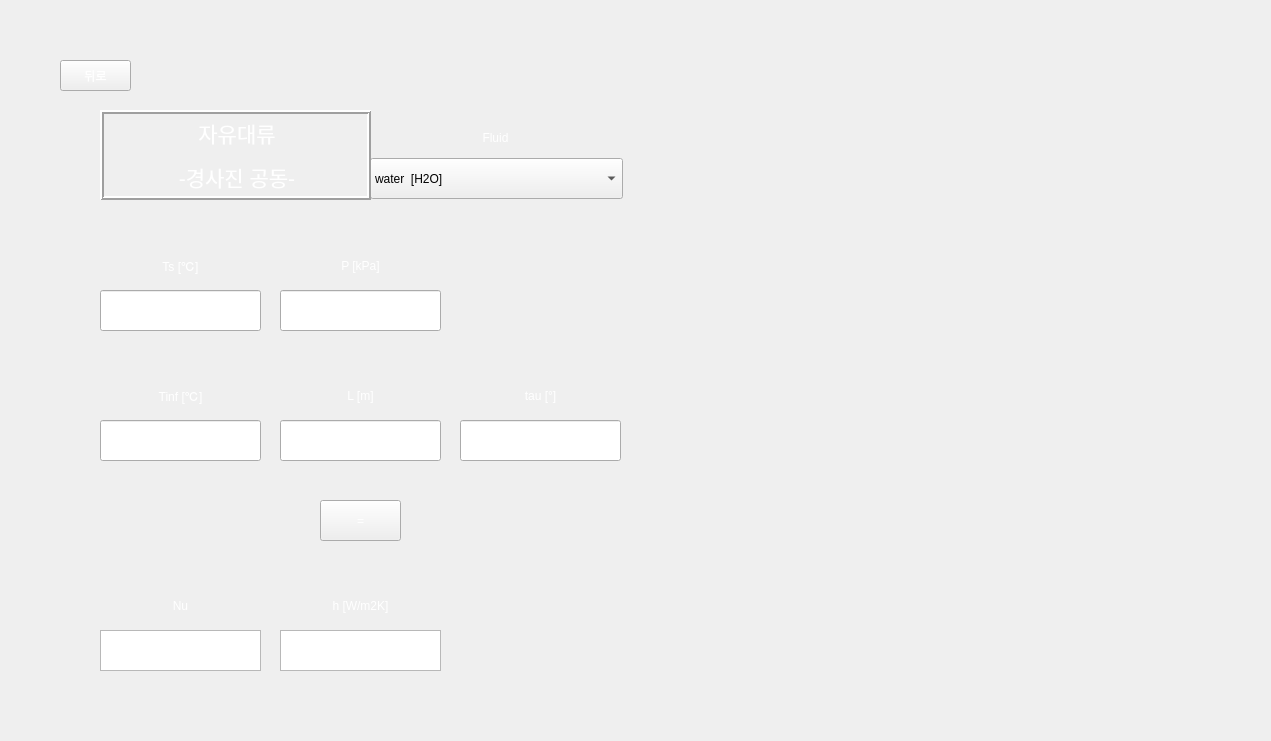
<?xml version="1.0" encoding="UTF-8"?>
<ui version="4.0">
 <class>Form</class>
 <widget class="QWidget" name="Form">
  <property name="geometry">
   <rect>
    <x>0</x>
    <y>0</y>
    <width>1271</width>
    <height>741</height>
   </rect>
  </property>
  <property name="minimumSize">
   <size>
    <width>996</width>
    <height>580</height>
   </size>
  </property>
  <property name="maximumSize">
   <size>
    <width>1271</width>
    <height>741</height>
   </size>
  </property>
  <property name="windowTitle">
   <string>Free Convection - Tited Cavity</string>
  </property>
  <property name="styleSheet">
   <string notr="true">background-image: url(:/background/하얀거.png);</string>
  </property>
  <widget class="QLineEdit" name="T1">
   <property name="geometry">
    <rect>
     <x>100</x>
     <y>290</y>
     <width>161</width>
     <height>41</height>
    </rect>
   </property>
   <property name="styleSheet">
    <string notr="true">font: 14pt &quot;맑은 고딕&quot;;
background-image: url(:/background/하얀거.png);</string>
   </property>
   <property name="text">
    <string/>
   </property>
  </widget>
  <widget class="QLineEdit" name="P">
   <property name="geometry">
    <rect>
     <x>280</x>
     <y>290</y>
     <width>161</width>
     <height>41</height>
    </rect>
   </property>
   <property name="styleSheet">
    <string notr="true">font: 14pt &quot;맑은 고딕&quot;;
background-image: url(:/background/하얀거.png);</string>
   </property>
   <property name="text">
    <string/>
   </property>
  </widget>
  <widget class="QLabel" name="label_4">
   <property name="geometry">
    <rect>
     <x>100</x>
     <y>370</y>
     <width>161</width>
     <height>51</height>
    </rect>
   </property>
   <property name="styleSheet">
    <string notr="true">color: qlineargradient(spread:pad, x1:0, y1:1, x2:1, y2:0, stop:0 rgba(255, 255, 255, 255), stop:1 rgba(255, 255, 255, 255));
background-image: url(:/background/버튼2.png);
font: 20pt &quot;맑은 고딕&quot;;</string>
   </property>
   <property name="text">
    <string>Tinf [℃]</string>
   </property>
   <property name="alignment">
    <set>Qt::AlignCenter</set>
   </property>
  </widget>
  <widget class="QLineEdit" name="T2">
   <property name="geometry">
    <rect>
     <x>100</x>
     <y>420</y>
     <width>161</width>
     <height>41</height>
    </rect>
   </property>
   <property name="styleSheet">
    <string notr="true">font: 14pt &quot;맑은 고딕&quot;;
background-image: url(:/background/하얀거.png);</string>
   </property>
   <property name="text">
    <string/>
   </property>
  </widget>
  <widget class="QPushButton" name="check">
   <property name="geometry">
    <rect>
     <x>320</x>
     <y>500</y>
     <width>81</width>
     <height>41</height>
    </rect>
   </property>
   <property name="styleSheet">
    <string notr="true">QPushButton {
color: qlineargradient(spread:pad, x1:0, y1:1, x2:1, y2:0, stop:0 rgba(255, 255, 255, 255), stop:1 rgba(255, 255, 255, 255));
background-image: url(:/background/버튼2.png);
font: 20pt &quot;맑은 고딕&quot;;
}
QPushButton:hover{
border-image: url(:/background/버튼클릭2.png);
}</string>
   </property>
   <property name="text">
    <string>=</string>
   </property>
  </widget>
  <widget class="QLabel" name="label_5">
   <property name="geometry">
    <rect>
     <x>280</x>
     <y>370</y>
     <width>161</width>
     <height>51</height>
    </rect>
   </property>
   <property name="styleSheet">
    <string notr="true">color: qlineargradient(spread:pad, x1:0, y1:1, x2:1, y2:0, stop:0 rgba(255, 255, 255, 255), stop:1 rgba(255, 255, 255, 255));
background-image: url(:/background/버튼2.png);
font: 20pt &quot;맑은 고딕&quot;;</string>
   </property>
   <property name="text">
    <string>L [m]</string>
   </property>
   <property name="alignment">
    <set>Qt::AlignCenter</set>
   </property>
  </widget>
  <widget class="QLabel" name="label">
   <property name="geometry">
    <rect>
     <x>460</x>
     <y>370</y>
     <width>161</width>
     <height>51</height>
    </rect>
   </property>
   <property name="styleSheet">
    <string notr="true">color: qlineargradient(spread:pad, x1:0, y1:1, x2:1, y2:0, stop:0 rgba(255, 255, 255, 255), stop:1 rgba(255, 255, 255, 255));
background-image: url(:/background/버튼2.png);
font: 20pt &quot;맑은 고딕&quot;;</string>
   </property>
   <property name="text">
    <string>tau [°]</string>
   </property>
   <property name="alignment">
    <set>Qt::AlignCenter</set>
   </property>
  </widget>
  <widget class="QLineEdit" name="L">
   <property name="geometry">
    <rect>
     <x>280</x>
     <y>420</y>
     <width>161</width>
     <height>41</height>
    </rect>
   </property>
   <property name="styleSheet">
    <string notr="true">font: 14pt &quot;맑은 고딕&quot;;
background-image: url(:/background/하얀거.png);</string>
   </property>
   <property name="text">
    <string/>
   </property>
  </widget>
  <widget class="QLabel" name="label_2">
   <property name="geometry">
    <rect>
     <x>280</x>
     <y>240</y>
     <width>161</width>
     <height>51</height>
    </rect>
   </property>
   <property name="styleSheet">
    <string notr="true">color: qlineargradient(spread:pad, x1:0, y1:1, x2:1, y2:0, stop:0 rgba(255, 255, 255, 255), stop:1 rgba(255, 255, 255, 255));
background-image: url(:/background/버튼2.png);
font: 20pt &quot;맑은 고딕&quot;;</string>
   </property>
   <property name="text">
    <string>P [kPa]</string>
   </property>
   <property name="alignment">
    <set>Qt::AlignCenter</set>
   </property>
  </widget>
  <widget class="QLabel" name="label_3">
   <property name="geometry">
    <rect>
     <x>100</x>
     <y>240</y>
     <width>161</width>
     <height>51</height>
    </rect>
   </property>
   <property name="styleSheet">
    <string notr="true">color: qlineargradient(spread:pad, x1:0, y1:1, x2:1, y2:0, stop:0 rgba(255, 255, 255, 255), stop:1 rgba(255, 255, 255, 255));
background-image: url(:/background/버튼2.png);
font: 20pt &quot;맑은 고딕&quot;;</string>
   </property>
   <property name="text">
    <string>Ts [℃]</string>
   </property>
   <property name="alignment">
    <set>Qt::AlignCenter</set>
   </property>
  </widget>
  <widget class="QLineEdit" name="t">
   <property name="geometry">
    <rect>
     <x>460</x>
     <y>420</y>
     <width>161</width>
     <height>41</height>
    </rect>
   </property>
   <property name="styleSheet">
    <string notr="true">font: 14pt &quot;맑은 고딕&quot;;
background-image: url(:/background/하얀거.png);</string>
   </property>
   <property name="text">
    <string/>
   </property>
  </widget>
  <widget class="QPushButton" name="pushButton">
   <property name="geometry">
    <rect>
     <x>60</x>
     <y>60</y>
     <width>71</width>
     <height>31</height>
    </rect>
   </property>
   <property name="styleSheet">
    <string notr="true">QPushButton {
color: qlineargradient(spread:pad, x1:0, y1:1, x2:1, y2:0, stop:0 rgba(255, 255, 255, 255), stop:1 rgba(255, 255, 255, 255));
background-image: url(:/background/버튼2.png);
font: 14pt &quot;맑은 고딕&quot;;
}
QPushButton:hover{
border-image: url(:/background/버튼클릭2.png);
}</string>
   </property>
   <property name="text">
    <string>뒤로</string>
   </property>
  </widget>
  <widget class="QLabel" name="label_8">
   <property name="geometry">
    <rect>
     <x>280</x>
     <y>580</y>
     <width>161</width>
     <height>51</height>
    </rect>
   </property>
   <property name="styleSheet">
    <string notr="true">color: qlineargradient(spread:pad, x1:0, y1:1, x2:1, y2:0, stop:0 rgba(255, 255, 255, 255), stop:1 rgba(255, 255, 255, 255));
background-image: url(:/background/버튼2.png);
font: 18pt &quot;맑은 고딕&quot;;</string>
   </property>
   <property name="text">
    <string>h [W/m2K]</string>
   </property>
   <property name="alignment">
    <set>Qt::AlignCenter</set>
   </property>
  </widget>
  <widget class="QTextBrowser" name="textBrowser_2">
   <property name="geometry">
    <rect>
     <x>280</x>
     <y>630</y>
     <width>161</width>
     <height>41</height>
    </rect>
   </property>
   <property name="styleSheet">
    <string notr="true">font: 14pt &quot;맑은 고딕&quot;;
background-image: url(:/background/하얀거.png);</string>
   </property>
  </widget>
  <widget class="QLabel" name="label_6">
   <property name="geometry">
    <rect>
     <x>100</x>
     <y>580</y>
     <width>161</width>
     <height>51</height>
    </rect>
   </property>
   <property name="styleSheet">
    <string notr="true">color: qlineargradient(spread:pad, x1:0, y1:1, x2:1, y2:0, stop:0 rgba(255, 255, 255, 255), stop:1 rgba(255, 255, 255, 255));
background-image: url(:/background/버튼2.png);
font: 20pt &quot;맑은 고딕&quot;;</string>
   </property>
   <property name="text">
    <string>Nu</string>
   </property>
   <property name="alignment">
    <set>Qt::AlignCenter</set>
   </property>
  </widget>
  <widget class="QTextBrowser" name="textBrowser">
   <property name="geometry">
    <rect>
     <x>100</x>
     <y>630</y>
     <width>161</width>
     <height>41</height>
    </rect>
   </property>
   <property name="styleSheet">
    <string notr="true">font: 14pt &quot;맑은 고딕&quot;;
background-image: url(:/background/하얀거.png);</string>
   </property>
  </widget>
  <widget class="QLabel" name="label_7">
   <property name="geometry">
    <rect>
     <x>370</x>
     <y>112</y>
     <width>251</width>
     <height>51</height>
    </rect>
   </property>
   <property name="styleSheet">
    <string notr="true">color: qlineargradient(spread:pad, x1:0, y1:1, x2:1, y2:0, stop:0 rgba(255, 255, 255, 255), stop:1 rgba(255, 255, 255, 255));
background-image: url(:/background/버튼2.png);
font: 20pt &quot;맑은 고딕&quot;;</string>
   </property>
   <property name="text">
    <string>Fluid</string>
   </property>
   <property name="alignment">
    <set>Qt::AlignCenter</set>
   </property>
  </widget>
  <widget class="QLabel" name="label_9">
   <property name="geometry">
    <rect>
     <x>0</x>
     <y>0</y>
     <width>1271</width>
     <height>741</height>
    </rect>
   </property>
   <property name="styleSheet">
    <string notr="true">image: url(:/background/배경2.png);</string>
   </property>
   <property name="text">
    <string/>
   </property>
  </widget>
  <widget class="QLabel" name="label_10">
   <property name="geometry">
    <rect>
     <x>680</x>
     <y>50</y>
     <width>541</width>
     <height>641</height>
    </rect>
   </property>
   <property name="styleSheet">
    <string notr="true">image: url(:/background/Tilter cavity.PNG);</string>
   </property>
   <property name="text">
    <string/>
   </property>
  </widget>
  <widget class="QLabel" name="label_11">
   <property name="geometry">
    <rect>
     <x>700</x>
     <y>390</y>
     <width>501</width>
     <height>261</height>
    </rect>
   </property>
   <property name="styleSheet">
    <string notr="true">image: url(:/background/Tilter cavity-2.PNG);</string>
   </property>
   <property name="text">
    <string/>
   </property>
  </widget>
  <widget class="QComboBox" name="fluid_2">
   <property name="geometry">
    <rect>
     <x>370</x>
     <y>158</y>
     <width>253</width>
     <height>41</height>
    </rect>
   </property>
   <property name="styleSheet">
    <string notr="true">background-image: url(:/background/하얀거.png);
font: 11pt &quot;맑은 고딕&quot;;</string>
   </property>
   <item>
    <property name="text">
     <string>water  [H2O]</string>
    </property>
   </item>
   <item>
    <property name="text">
     <string>air</string>
    </property>
   </item>
   <item>
    <property name="text">
     <string>1-Butene  [C4H8]</string>
    </property>
   </item>
   <item>
    <property name="text">
     <string>Acetone  [C3H6O]</string>
    </property>
   </item>
   <item>
    <property name="text">
     <string>Ammonia  [NH3]</string>
    </property>
   </item>
   <item>
    <property name="text">
     <string>Argon  [Ar]</string>
    </property>
   </item>
   <item>
    <property name="text">
     <string>Benzene  [C6H6]</string>
    </property>
   </item>
   <item>
    <property name="text">
     <string>CarbonDioxide  [CO2]</string>
    </property>
   </item>
   <item>
    <property name="text">
     <string>CarbonMonoxide  [CO]</string>
    </property>
   </item>
   <item>
    <property name="text">
     <string>CarbonylSulfide  [COS]</string>
    </property>
   </item>
   <item>
    <property name="text">
     <string>CycloHexane  [C6H12]</string>
    </property>
   </item>
   <item>
    <property name="text">
     <string>CycloPropane  [C3H6]</string>
    </property>
   </item>
   <item>
    <property name="text">
     <string>Cyclopentane  [C5H10]</string>
    </property>
   </item>
   <item>
    <property name="text">
     <string>D4  [C8H24O4Si4]</string>
    </property>
   </item>
   <item>
    <property name="text">
     <string>D5  [C10H30O5Si5]</string>
    </property>
   </item>
   <item>
    <property name="text">
     <string>D6  [C12H36O6Si6]</string>
    </property>
   </item>
   <item>
    <property name="text">
     <string>Deuterium  [D2]</string>
    </property>
   </item>
   <item>
    <property name="text">
     <string>Dichloroethane  [C2Cl2H4]</string>
    </property>
   </item>
   <item>
    <property name="text">
     <string>DiethylEther  [C4H10O]</string>
    </property>
   </item>
   <item>
    <property name="text">
     <string>DimethylCarbonate  [C3H6O3]</string>
    </property>
   </item>
   <item>
    <property name="text">
     <string>DimethylEther  [C2H6O]</string>
    </property>
   </item>
   <item>
    <property name="text">
     <string>Ethane  [C2H6]</string>
    </property>
   </item>
   <item>
    <property name="text">
     <string>Ethanol  [C2H6O]</string>
    </property>
   </item>
   <item>
    <property name="text">
     <string>EthylBenzene  [C8H10]</string>
    </property>
   </item>
   <item>
    <property name="text">
     <string>Ethylene  [C2H4]</string>
    </property>
   </item>
   <item>
    <property name="text">
     <string>EthyleneOxide  [C2H4O]</string>
    </property>
   </item>
   <item>
    <property name="text">
     <string>Fluorine  [F2]</string>
    </property>
   </item>
   <item>
    <property name="text">
     <string>HFE143m  [C2F3H3O]</string>
    </property>
   </item>
   <item>
    <property name="text">
     <string>HeavyWater  [D2O]</string>
    </property>
   </item>
   <item>
    <property name="text">
     <string>Helium  [He]</string>
    </property>
   </item>
   <item>
    <property name="text">
     <string>Hydrogen  [H2]</string>
    </property>
   </item>
   <item>
    <property name="text">
     <string>HydrogenChloride  [ClH]</string>
    </property>
   </item>
   <item>
    <property name="text">
     <string>HydrogenSulfide  [H2S]</string>
    </property>
   </item>
   <item>
    <property name="text">
     <string>IsoButane  [C4H10]</string>
    </property>
   </item>
   <item>
    <property name="text">
     <string>IsoButene  [C4H8]</string>
    </property>
   </item>
   <item>
    <property name="text">
     <string>Isohexane  [C6H14]</string>
    </property>
   </item>
   <item>
    <property name="text">
     <string>Isopentane  [C5H12]</string>
    </property>
   </item>
   <item>
    <property name="text">
     <string>Krypton  [Kr]</string>
    </property>
   </item>
   <item>
    <property name="text">
     <string>MD2M  [C10H30O3Si4]</string>
    </property>
   </item>
   <item>
    <property name="text">
     <string>MD3M  [C12H36O4Si5]</string>
    </property>
   </item>
   <item>
    <property name="text">
     <string>MD4M  [C14H42O5Si6]</string>
    </property>
   </item>
   <item>
    <property name="text">
     <string>MDM  [C8H24O2Si3]</string>
    </property>
   </item>
   <item>
    <property name="text">
     <string>MM  [C6H18OSi2]</string>
    </property>
   </item>
   <item>
    <property name="text">
     <string>Methane  [CH4]</string>
    </property>
   </item>
   <item>
    <property name="text">
     <string>Methanol  [CH4O]</string>
    </property>
   </item>
   <item>
    <property name="text">
     <string>MethylLinoleate  [C19H34O2]</string>
    </property>
   </item>
   <item>
    <property name="text">
     <string>MethylLinolenate  [C19H32O2]</string>
    </property>
   </item>
   <item>
    <property name="text">
     <string>MethylOleate  [C19H36O2]</string>
    </property>
   </item>
   <item>
    <property name="text">
     <string>MethylPalmitate  [C17H34O2]</string>
    </property>
   </item>
   <item>
    <property name="text">
     <string>MethylStearate  [C19H38O2]</string>
    </property>
   </item>
   <item>
    <property name="text">
     <string>Neon  [Ne]</string>
    </property>
   </item>
   <item>
    <property name="text">
     <string>Neopentane  [C5H12]</string>
    </property>
   </item>
   <item>
    <property name="text">
     <string>Nitrogen  [N2]</string>
    </property>
   </item>
   <item>
    <property name="text">
     <string>NitrousOxide  [N2O]</string>
    </property>
   </item>
   <item>
    <property name="text">
     <string>Novec649  [C6F12O]</string>
    </property>
   </item>
   <item>
    <property name="text">
     <string>OrthoDeuterium</string>
    </property>
   </item>
   <item>
    <property name="text">
     <string>OrthoHydrogen</string>
    </property>
   </item>
   <item>
    <property name="text">
     <string>Oxygen  [O2]</string>
    </property>
   </item>
   <item>
    <property name="text">
     <string>ParaDeuterium</string>
    </property>
   </item>
   <item>
    <property name="text">
     <string>ParaHydrogen</string>
    </property>
   </item>
   <item>
    <property name="text">
     <string>Propylene  [C3H6]</string>
    </property>
   </item>
   <item>
    <property name="text">
     <string>Propyne  [C3H4]</string>
    </property>
   </item>
   <item>
    <property name="text">
     <string>R11</string>
    </property>
   </item>
   <item>
    <property name="text">
     <string>R113</string>
    </property>
   </item>
   <item>
    <property name="text">
     <string>R114</string>
    </property>
   </item>
   <item>
    <property name="text">
     <string>R115</string>
    </property>
   </item>
   <item>
    <property name="text">
     <string>R116</string>
    </property>
   </item>
   <item>
    <property name="text">
     <string>R12</string>
    </property>
   </item>
   <item>
    <property name="text">
     <string>R123</string>
    </property>
   </item>
   <item>
    <property name="text">
     <string>R1233zd(E)</string>
    </property>
   </item>
   <item>
    <property name="text">
     <string>R1234yf</string>
    </property>
   </item>
   <item>
    <property name="text">
     <string>R1234ze(E)</string>
    </property>
   </item>
   <item>
    <property name="text">
     <string>R1234ze(Z)</string>
    </property>
   </item>
   <item>
    <property name="text">
     <string>R124</string>
    </property>
   </item>
   <item>
    <property name="text">
     <string>R1243zf</string>
    </property>
   </item>
   <item>
    <property name="text">
     <string>R125</string>
    </property>
   </item>
   <item>
    <property name="text">
     <string>R13</string>
    </property>
   </item>
   <item>
    <property name="text">
     <string>R134a</string>
    </property>
   </item>
   <item>
    <property name="text">
     <string>R13l1</string>
    </property>
   </item>
   <item>
    <property name="text">
     <string>R14</string>
    </property>
   </item>
   <item>
    <property name="text">
     <string>R141b</string>
    </property>
   </item>
   <item>
    <property name="text">
     <string>R142b</string>
    </property>
   </item>
   <item>
    <property name="text">
     <string>R143a</string>
    </property>
   </item>
   <item>
    <property name="text">
     <string>R152A</string>
    </property>
   </item>
   <item>
    <property name="text">
     <string>R161</string>
    </property>
   </item>
   <item>
    <property name="text">
     <string>R21</string>
    </property>
   </item>
   <item>
    <property name="text">
     <string>R218</string>
    </property>
   </item>
   <item>
    <property name="text">
     <string>R22</string>
    </property>
   </item>
   <item>
    <property name="text">
     <string>R227EA</string>
    </property>
   </item>
   <item>
    <property name="text">
     <string>R23</string>
    </property>
   </item>
   <item>
    <property name="text">
     <string>R236EA</string>
    </property>
   </item>
   <item>
    <property name="text">
     <string>R236FA</string>
    </property>
   </item>
   <item>
    <property name="text">
     <string>R245ca</string>
    </property>
   </item>
   <item>
    <property name="text">
     <string>R245fa</string>
    </property>
   </item>
   <item>
    <property name="text">
     <string>R32</string>
    </property>
   </item>
   <item>
    <property name="text">
     <string>R365MFC</string>
    </property>
   </item>
   <item>
    <property name="text">
     <string>R40</string>
    </property>
   </item>
   <item>
    <property name="text">
     <string>R404A</string>
    </property>
   </item>
   <item>
    <property name="text">
     <string>R407C</string>
    </property>
   </item>
   <item>
    <property name="text">
     <string>R41</string>
    </property>
   </item>
   <item>
    <property name="text">
     <string>R410A</string>
    </property>
   </item>
   <item>
    <property name="text">
     <string>R507A</string>
    </property>
   </item>
   <item>
    <property name="text">
     <string>RC318</string>
    </property>
   </item>
   <item>
    <property name="text">
     <string>SES36</string>
    </property>
   </item>
   <item>
    <property name="text">
     <string>SulfurDioxide  [O2S]</string>
    </property>
   </item>
   <item>
    <property name="text">
     <string>SulfurHexafluoride  [F6S]</string>
    </property>
   </item>
   <item>
    <property name="text">
     <string>Toluene  [C7H8]</string>
    </property>
   </item>
   <item>
    <property name="text">
     <string>Xenon  [Xe]</string>
    </property>
   </item>
   <item>
    <property name="text">
     <string>cis-2-Butene  [C4H8]</string>
    </property>
   </item>
   <item>
    <property name="text">
     <string>m-Xylene  [C8H10]</string>
    </property>
   </item>
   <item>
    <property name="text">
     <string>n-Butane  [C4H10]</string>
    </property>
   </item>
   <item>
    <property name="text">
     <string>n-Decane  [C10H22]</string>
    </property>
   </item>
   <item>
    <property name="text">
     <string>n-Dodecane  [C12H26]</string>
    </property>
   </item>
   <item>
    <property name="text">
     <string>n-Heptane  [C7H16]</string>
    </property>
   </item>
   <item>
    <property name="text">
     <string>n-Hexane  [C6H14]</string>
    </property>
   </item>
   <item>
    <property name="text">
     <string>n-Nonane  [C9H20]</string>
    </property>
   </item>
   <item>
    <property name="text">
     <string>n-Octane  [C8H18]</string>
    </property>
   </item>
   <item>
    <property name="text">
     <string>n-Pentane  [C5H12]</string>
    </property>
   </item>
   <item>
    <property name="text">
     <string>n-Propane  [C3H8]</string>
    </property>
   </item>
   <item>
    <property name="text">
     <string>n-Undecane  [C11H24]</string>
    </property>
   </item>
   <item>
    <property name="text">
     <string>o-Xylene  [C8H10]</string>
    </property>
   </item>
   <item>
    <property name="text">
     <string>p-Xylene  [C8H10]</string>
    </property>
   </item>
   <item>
    <property name="text">
     <string>trans-2-Butene  [C4H8]</string>
    </property>
   </item>
  </widget>
  <widget class="QLabel" name="label_13">
   <property name="geometry">
    <rect>
     <x>100</x>
     <y>110</y>
     <width>271</width>
     <height>90</height>
    </rect>
   </property>
   <property name="styleSheet">
    <string notr="true">font: 10pt &quot;맑은 고딕&quot;;
color: rgb(255, 255, 255);
background-image: url(:/background/버튼2.png);</string>
   </property>
   <property name="frameShape">
    <enum>QFrame::Box</enum>
   </property>
   <property name="frameShadow">
    <enum>QFrame::Raised</enum>
   </property>
   <property name="lineWidth">
    <number>2</number>
   </property>
   <property name="text">
    <string>&lt;!DOCTYPE HTML PUBLIC &quot;-//W3C//DTD HTML 4.0//EN&quot; &quot;http://www.w3.org/TR/REC-html40/strict.dtd&quot;&gt;
&lt;html&gt;&lt;head&gt;&lt;meta name=&quot;qrichtext&quot; content=&quot;1&quot; /&gt;&lt;style type=&quot;text/css&quot;&gt;
p, li { white-space: pre-wrap; }
&lt;/style&gt;&lt;/head&gt;&lt;body style=&quot; font-family:'맑은 고딕'; font-size:10pt; font-weight:400; font-style:normal;&quot;&gt;
&lt;p align=&quot;center&quot; style=&quot; margin-top:12px; margin-bottom:12px; margin-left:0px; margin-right:0px; -qt-block-indent:0; text-indent:0px;&quot;&gt;&lt;span style=&quot; font-size:16pt;&quot;&gt;자유대류&lt;/span&gt;&lt;/p&gt;
&lt;p align=&quot;center&quot; style=&quot; margin-top:12px; margin-bottom:12px; margin-left:0px; margin-right:0px; -qt-block-indent:0; text-indent:0px;&quot;&gt;&lt;span style=&quot; font-size:16pt;&quot;&gt;-경사진 공동-&lt;/span&gt;&lt;/p&gt;&lt;/body&gt;&lt;/html&gt;</string>
   </property>
   <property name="buddy">
    <cstring>pushButton</cstring>
   </property>
  </widget>
  <zorder>label_9</zorder>
  <zorder>label_4</zorder>
  <zorder>T2</zorder>
  <zorder>check</zorder>
  <zorder>label_5</zorder>
  <zorder>label</zorder>
  <zorder>L</zorder>
  <zorder>label_2</zorder>
  <zorder>pushButton</zorder>
  <zorder>label_8</zorder>
  <zorder>textBrowser_2</zorder>
  <zorder>label_6</zorder>
  <zorder>textBrowser</zorder>
  <zorder>label_7</zorder>
  <zorder>label_10</zorder>
  <zorder>label_11</zorder>
  <zorder>label_3</zorder>
  <zorder>t</zorder>
  <zorder>P</zorder>
  <zorder>T1</zorder>
  <zorder>fluid_2</zorder>
  <zorder>label_13</zorder>
 </widget>
 <resources>
  <include location="../resource/resources.qrc"/>
 </resources>
 <connections/>
</ui>
